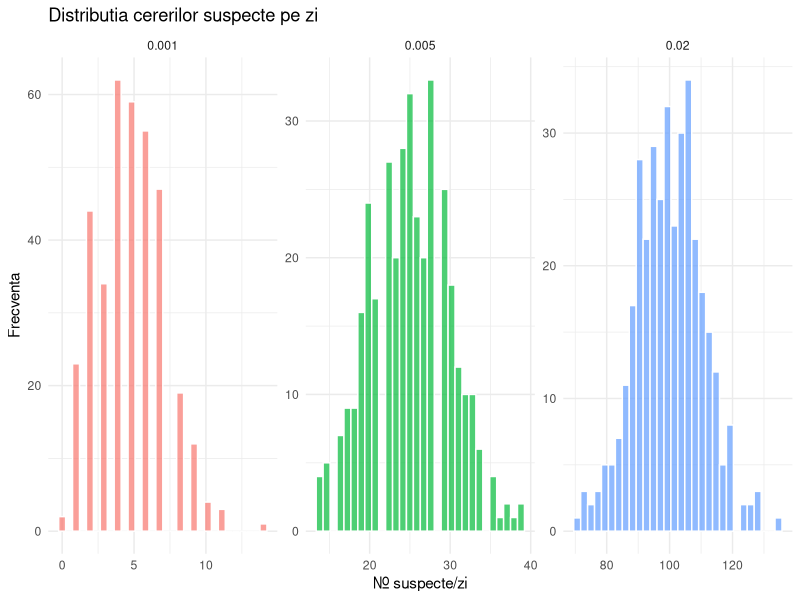
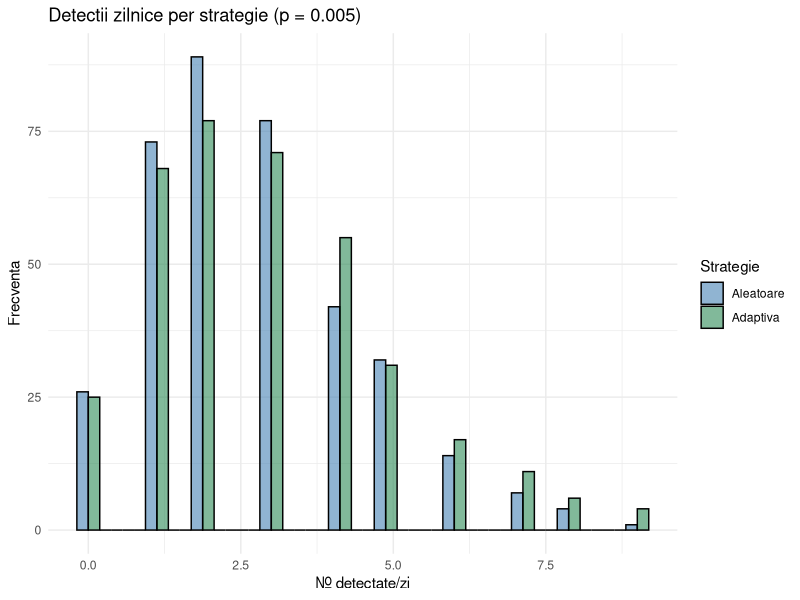
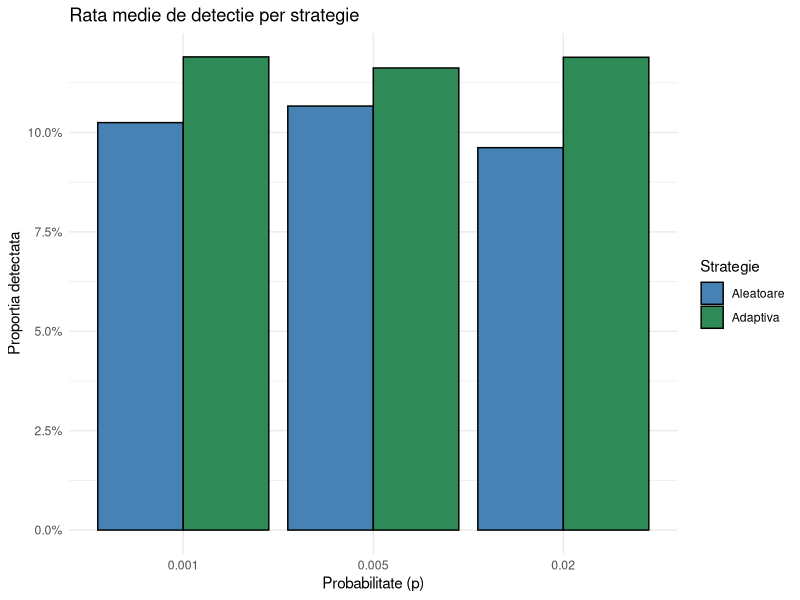
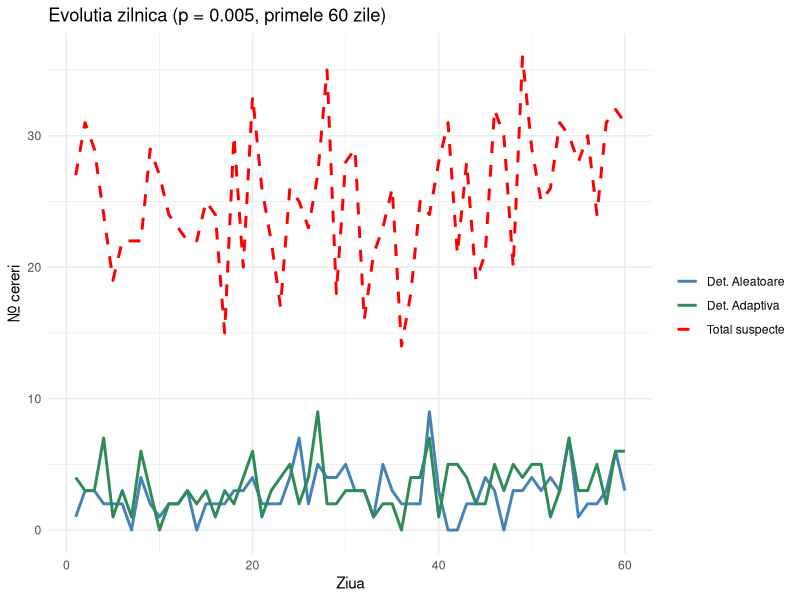
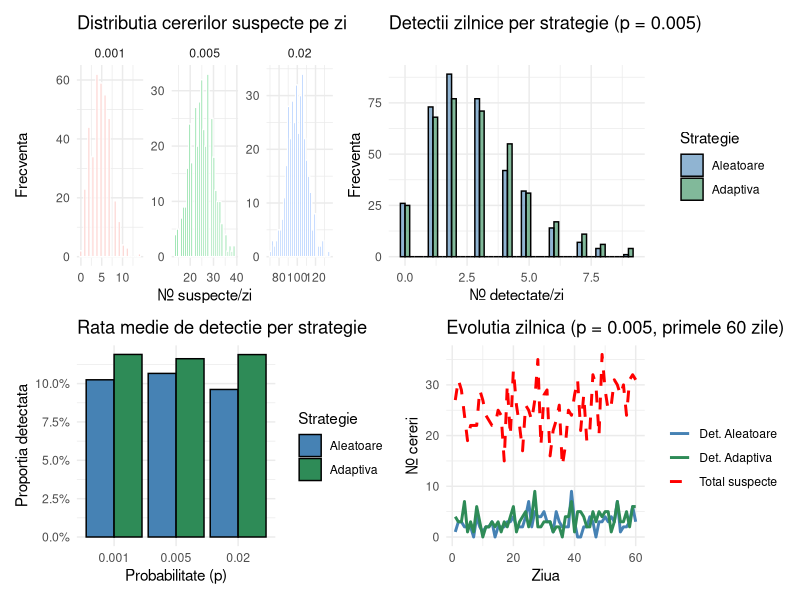
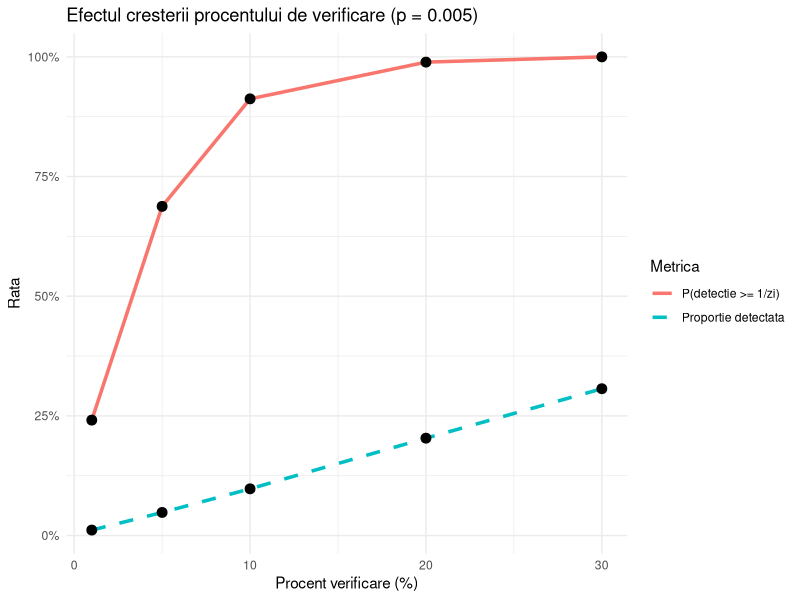
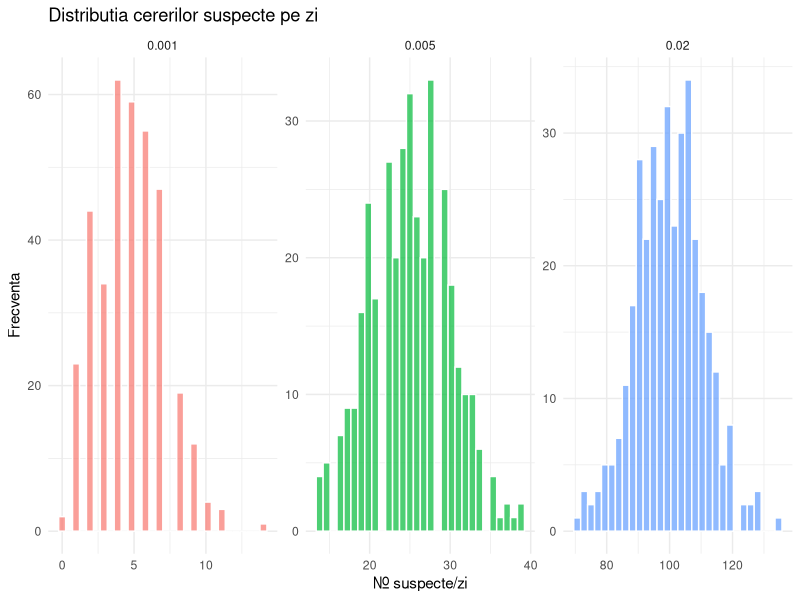
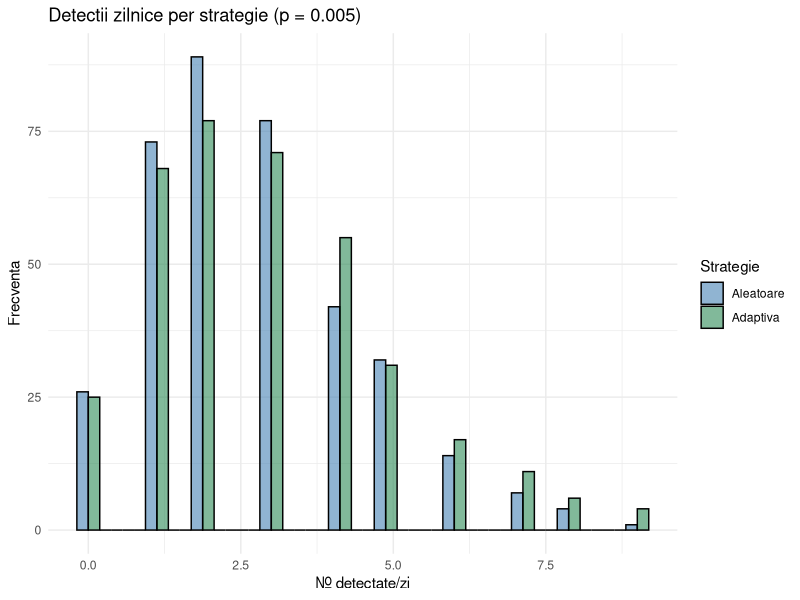

Source code (R) for these figures, in order:
# ======================================================================
# PROBLEMA 1: Simularea Evenimentelor Rare - Detectia Cererilor Suspecte
# ======================================================================
# Autori:
# Data:   Mai 2026
# ======================================================================

library(tidyverse)
library(patchwork)

set.seed(42)

ZILE     <- 365
LAMBDA   <- 5000          # media cereri/zi (Poisson)
SCENARII <- c(0.001, 0.005, 0.02)

# Costuri pentru analiza economica
C1 <- 2     # cost per verificare
C2 <- 100   # penalizare per suspect nedetectat

# Simuleaza un an pt un scenariu p, aplica strategiile A si B
simuleaza_scenariu <- function(p_suspect) {
  total_cereri    <- rpois(ZILE, lambda = LAMBDA)           # cereri/zi ~ Poisson
  cereri_suspecte <- rbinom(ZILE, size = total_cereri, prob = p_suspect) # suspecte ~ Binomial
  cereri_normale  <- total_cereri - cereri_suspecte

  # Strategia A: fix 10%
  verificate_A <- pmin(round(total_cereri * 0.10), total_cereri)

  # Strategia B: adaptiva
  pct_B <- case_when(
    total_cereri > LAMBDA + 2 * sqrt(LAMBDA) ~ 0.30,
    total_cereri > LAMBDA + sqrt(LAMBDA)     ~ 0.20,
    TRUE                                     ~ 0.10
  )
  verificate_B <- pmin(round(total_cereri * pct_B), total_cereri)

  # Detectie cu Hipergeometrica (extragere fara inlocuire)
  detectate_A <- rhyper(ZILE, cereri_suspecte, cereri_normale, verificate_A)
  detectate_B <- rhyper(ZILE, cereri_suspecte, cereri_normale, verificate_B)

  data.frame(
    Ziua = 1:ZILE, Total_Cereri = total_cereri,
    Suspecte = cereri_suspecte, Normale = cereri_normale,
    P_Scenariu = as.factor(p_suspect),
    Verificate_A = verificate_A, Detectate_A = detectate_A,
    Nedetectate_A = cereri_suspecte - detectate_A,
    Verificate_B = verificate_B, Detectate_B = detectate_B,
    Nedetectate_B = cereri_suspecte - detectate_B
  )
}

# Rulam simularea pt cele 3 scenarii
date_simulare <- map_dfr(SCENARII, simuleaza_scenariu)

# Transformam in format long (o coloana Strategie cu A/B)
date_long <- date_simulare %>%
  pivot_longer(
    cols = matches("_[AB]$"),
    names_to = c(".value", "Strategie"),
    names_pattern = "(.*)_(.)"
  )

# Metrici de performanta
metrici <- date_long %>%
  group_by(P_Scenariu, Strategie) %>%
  summarise(
    Prob_Detectie      = mean(Detectate > 0),
    Prop_Detectate     = mean(ifelse(Suspecte == 0, NA, Detectate / Suspecte), na.rm = TRUE),
    Prop_Nedetectate   = mean(ifelse(Suspecte == 0, NA, Nedetectate / Suspecte), na.rm = TRUE),
    Medie_Verificari   = mean(Verificate),
    Eficienta          = sum(Detectate) / sum(Verificate) * 1000, # detectii la 1000 verificari
    .groups = "drop"
  )
print(metrici)

# Histograma cereri suspecte pe zi
g1 <- ggplot(date_long %>% filter(Strategie == "A"),
             aes(x = Suspecte, fill = P_Scenariu)) +
  geom_histogram(bins = 30, alpha = 0.7, color = "white") +
  facet_wrap(~P_Scenariu, scales = "free") +
  theme_minimal() +
  labs(title = "Distributia cererilor suspecte pe zi",
       x = "Nr. suspecte/zi", y = "Frecventa") +
  theme(legend.position = "none")
print(g1)

# Histograma detectiilor A vs B (p = 0.005)
g2 <- ggplot(date_long %>% filter(P_Scenariu == "0.005"),
             aes(x = Detectate, fill = Strategie)) +
  geom_histogram(bins = 25, alpha = 0.6, position = "dodge", color = "black") +
  scale_fill_manual(values = c("A" = "steelblue", "B" = "seagreen"),
                    labels = c("A" = "Aleatoare", "B" = "Adaptiva")) +
  theme_minimal() +
  labs(title = "Detectii zilnice per strategie (p = 0.005)",
       x = "Nr. detectate/zi", y = "Frecventa")
print(g2)

# Rata medie de detectie per strategie
g3 <- ggplot(metrici, aes(x = P_Scenariu, y = Prop_Detectate, fill = Strategie)) +
  geom_col(position = "dodge", color = "black") +
  scale_fill_manual(values = c("A" = "steelblue", "B" = "seagreen"),
                    labels = c("A" = "Aleatoare", "B" = "Adaptiva")) +
  scale_y_continuous(labels = scales::percent_format()) +
  theme_minimal() +
  labs(title = "Rata medie de detectie per strategie",
       x = "Probabilitate (p)", y = "Proportia detectata")
print(g3)

# Evolutia zilnica suspecte vs detectate (p = 0.005, primele 60 zile)
g4 <- ggplot(date_long %>% filter(P_Scenariu == "0.005", Ziua <= 60),
             aes(x = Ziua)) +
  geom_line(aes(y = Suspecte, color = "Suspecte"), linetype = "dashed", linewidth = 1) +
  geom_line(aes(y = Detectate, color = Strategie), linewidth = 1) +
  scale_color_manual(
    values = c("Suspecte" = "red", "A" = "steelblue", "B" = "seagreen"),
    labels = c("Suspecte" = "Total suspecte", "A" = "Det. Aleatoare", "B" = "Det. Adaptiva")
  ) +
  theme_minimal() +
  labs(title = "Evolutia zilnica (p = 0.005, primele 60 zile)",
       x = "Ziua", y = "Nr. cereri", color = "")
print(g4)

# Combinam graficele cu patchwork
print((g1 | g2) / (g3 | g4))

# Efectul cresterii procentului de verificare (p = 0.005)
trafic_q   <- rpois(ZILE, LAMBDA)
suspecte_q <- rbinom(ZILE, trafic_q, 0.005)
normale_q  <- trafic_q - suspecte_q

# Testam 5 procente diferite
rezultate_q <- map_dfr(c(0.01, 0.05, 0.10, 0.20, 0.30), function(pct) {
  ver <- pmin(round(trafic_q * pct), trafic_q)
  det <- rhyper(ZILE, suspecte_q, normale_q, ver)
  data.frame(
    Procent = pct * 100,
    Prob_Detectie = mean(det > 0),
    Prop_Detectata = mean(ifelse(suspecte_q == 0, NA, det / suspecte_q), na.rm = TRUE)
  )
})
print(rezultate_q)

ggplot(rezultate_q, aes(x = Procent)) +
  geom_line(aes(y = Prob_Detectie, color = "P(detectie >= 1/zi)"), linewidth = 1.2) +
  geom_point(aes(y = Prob_Detectie), size = 3) +
  geom_line(aes(y = Prop_Detectata, color = "Proportie detectata"), linewidth = 1.2, linetype = "dashed") +
  geom_point(aes(y = Prop_Detectata), size = 3) +
  scale_y_continuous(labels = scales::percent_format()) +
  theme_minimal() +
  labs(title = "Efectul cresterii procentului de verificare (p = 0.005)",
       x = "Procent verificare (%)", y = "Rata", color = "Metrica")

# Analiza de costuri: C = c1 * verificari + c2 * nedetectate
costuri <- date_long %>%
  group_by(P_Scenariu, Strategie) %>%
  summarise(
    Cost_Verificari = sum(Verificate) * C1,
    Cost_Penalizari = sum(Nedetectate) * C2,
    Cost_Total      = Cost_Verificari + Cost_Penalizari,
    .groups = "drop"
  )
print(costuri)

cat("\n=== CONCLUZIE ===\n")
cat("Strategia adaptiva detecteaza mai mult, dar costa mai mult in verificari.\n")
cat("Alegerea depinde de raportul c2/c1 (cat de grav e sa ratezi un suspect).\n")
cat("Pentru a analiza variabilitatea statistica, vezi fisierul problema1_monte_carlo.R\n")

# Salvare grafice in src/
dir.create("src", showWarnings = FALSE)

ggsave("src/Cereri_suspecte_per_zi.png", plot = g1, width = 10, height = 4, bg = "white")
ggsave("src/Cereri_suspecte_detectate.png", plot = g2, width = 8, height = 5, bg = "white")
ggsave("src/Randament.png", plot = g3, width = 8, height = 5, bg = "white")
ggsave("src/Evolutie_zilnica.png", plot = g4, width = 10, height = 4, bg = "white")

g5 <- ggplot(rezultate_q, aes(x = Procent)) +
  geom_line(aes(y = Prob_Detectie, color = "P(detectie >= 1/zi)"), linewidth = 1.2) +
  geom_point(aes(y = Prob_Detectie), size = 3) +
  geom_line(aes(y = Prop_Detectata, color = "Proportie detectata"), linewidth = 1.2, linetype = "dashed") +
  geom_point(aes(y = Prop_Detectata), size = 3) +
  scale_y_continuous(labels = scales::percent_format()) +
  theme_minimal() +
  labs(title = "Efectul cresterii procentului de verificare (p = 0.005)",
       x = "Procent verificare (%)", y = "Rata", color = "Metrica")
ggsave("src/Procent_verificare_modificat.png", plot = g5, width = 8, height = 5, bg = "white")

cat("\nGraficele din simulare au fost salvate cu succes in folderul src/!\n")
